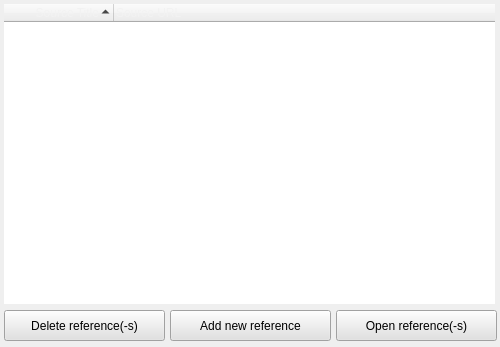
<?xml version="1.0" encoding="UTF-8"?>
<ui version="4.0">
 <class>sorcesEditing</class>
 <widget class="QWidget" name="sorcesEditing">
  <property name="geometry">
   <rect>
    <x>0</x>
    <y>0</y>
    <width>500</width>
    <height>347</height>
   </rect>
  </property>
  <property name="windowTitle">
   <string>Edit sources</string>
  </property>
  <property name="styleSheet">
   <string notr="true"/>
  </property>
  <widget class="QTreeWidget" name="referencesList">
   <property name="enabled">
    <bool>true</bool>
   </property>
   <property name="geometry">
    <rect>
     <x>4</x>
     <y>4</y>
     <width>491</width>
     <height>300</height>
    </rect>
   </property>
   <property name="sizePolicy">
    <sizepolicy hsizetype="Expanding" vsizetype="Expanding">
     <horstretch>0</horstretch>
     <verstretch>0</verstretch>
    </sizepolicy>
   </property>
   <property name="minimumSize">
    <size>
     <width>256</width>
     <height>300</height>
    </size>
   </property>
   <property name="baseSize">
    <size>
     <width>0</width>
     <height>0</height>
    </size>
   </property>
   <property name="styleSheet">
    <string notr="true"/>
   </property>
   <property name="locale">
    <locale language="English" country="UnitedStates"/>
   </property>
   <property name="frameShape">
    <enum>QFrame::NoFrame</enum>
   </property>
   <property name="frameShadow">
    <enum>QFrame::Sunken</enum>
   </property>
   <property name="lineWidth">
    <number>0</number>
   </property>
   <property name="horizontalScrollBarPolicy">
    <enum>Qt::ScrollBarAlwaysOff</enum>
   </property>
   <property name="editTriggers">
    <set>QAbstractItemView::NoEditTriggers</set>
   </property>
   <property name="tabKeyNavigation">
    <bool>false</bool>
   </property>
   <property name="showDropIndicator" stdset="0">
    <bool>false</bool>
   </property>
   <property name="dragEnabled">
    <bool>false</bool>
   </property>
   <property name="dragDropOverwriteMode">
    <bool>false</bool>
   </property>
   <property name="textElideMode">
    <enum>Qt::ElideRight</enum>
   </property>
   <property name="horizontalScrollMode">
    <enum>QAbstractItemView::ScrollPerPixel</enum>
   </property>
   <property name="indentation">
    <number>5</number>
   </property>
   <property name="rootIsDecorated">
    <bool>true</bool>
   </property>
   <property name="uniformRowHeights">
    <bool>true</bool>
   </property>
   <property name="itemsExpandable">
    <bool>false</bool>
   </property>
   <property name="sortingEnabled">
    <bool>true</bool>
   </property>
   <property name="expandsOnDoubleClick">
    <bool>false</bool>
   </property>
   <property name="columnCount">
    <number>2</number>
   </property>
   <attribute name="headerVisible">
    <bool>true</bool>
   </attribute>
   <attribute name="headerCascadingSectionResizes">
    <bool>false</bool>
   </attribute>
   <attribute name="headerMinimumSectionSize">
    <number>65</number>
   </attribute>
   <attribute name="headerDefaultSectionSize">
    <number>110</number>
   </attribute>
   <attribute name="headerHighlightSections">
    <bool>false</bool>
   </attribute>
   <attribute name="headerShowSortIndicator" stdset="0">
    <bool>true</bool>
   </attribute>
   <attribute name="headerStretchLastSection">
    <bool>true</bool>
   </attribute>
   <column>
    <property name="text">
     <string>Source Title</string>
    </property>
    <property name="font">
     <font>
      <pointsize>9</pointsize>
     </font>
    </property>
    <property name="textAlignment">
     <set>AlignTrailing|AlignVCenter</set>
    </property>
    <property name="background">
     <color>
      <red>22</red>
      <green>22</green>
      <blue>30</blue>
     </color>
    </property>
    <property name="foreground">
     <brush brushstyle="SolidPattern">
      <color alpha="255">
       <red>242</red>
       <green>242</green>
       <blue>242</blue>
      </color>
     </brush>
    </property>
   </column>
   <column>
    <property name="text">
     <string>Source URL</string>
    </property>
    <property name="font">
     <font>
      <pointsize>9</pointsize>
     </font>
    </property>
    <property name="background">
     <color>
      <red>22</red>
      <green>22</green>
      <blue>30</blue>
     </color>
    </property>
    <property name="foreground">
     <brush brushstyle="SolidPattern">
      <color alpha="255">
       <red>242</red>
       <green>242</green>
       <blue>242</blue>
      </color>
     </brush>
    </property>
   </column>
  </widget>
  <widget class="QPushButton" name="deleteButton">
   <property name="geometry">
    <rect>
     <x>4</x>
     <y>310</y>
     <width>161</width>
     <height>31</height>
    </rect>
   </property>
   <property name="styleSheet">
    <string notr="true">background-color: rgb(225, 225, 225); сolor: rgb(25, 25, 25);</string>
   </property>
   <property name="text">
    <string>Delete reference(-s)</string>
   </property>
  </widget>
  <widget class="QPushButton" name="addButton">
   <property name="geometry">
    <rect>
     <x>170</x>
     <y>310</y>
     <width>161</width>
     <height>31</height>
    </rect>
   </property>
   <property name="styleSheet">
    <string notr="true">background-color: rgb(225, 225, 225); сolor: rgb(25, 25, 25);</string>
   </property>
   <property name="text">
    <string>Add new reference</string>
   </property>
  </widget>
  <widget class="QPushButton" name="openButton">
   <property name="geometry">
    <rect>
     <x>336</x>
     <y>310</y>
     <width>161</width>
     <height>31</height>
    </rect>
   </property>
   <property name="styleSheet">
    <string notr="true">background-color: rgb(225, 225, 225); сolor: rgb(25, 25, 25);</string>
   </property>
   <property name="text">
    <string>Open reference(-s)</string>
   </property>
  </widget>
 </widget>
 <resources/>
 <connections/>
</ui>
